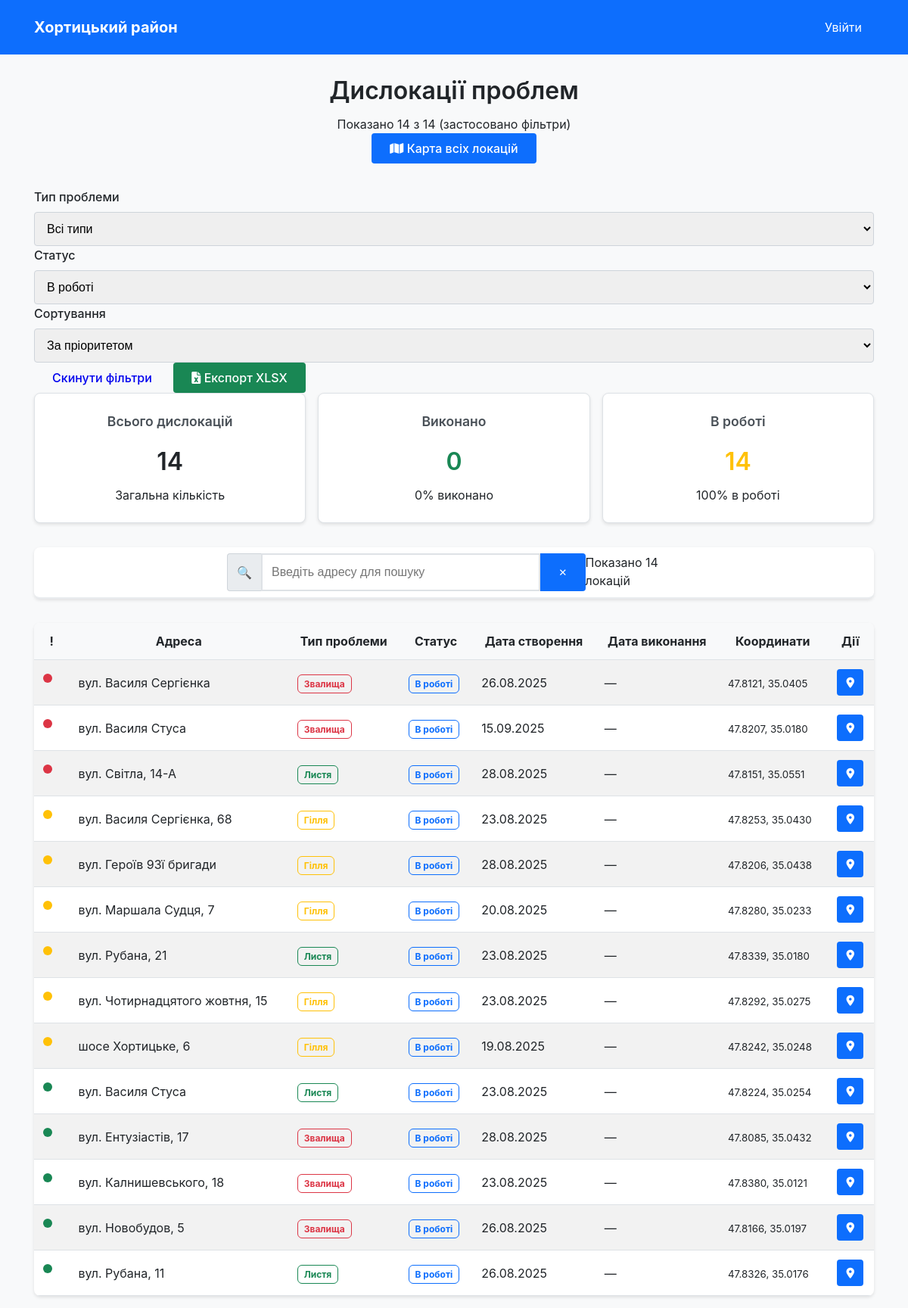
The page / on the database its author committed.
### models.py (models this page shows, shortened)
class Location(db.Model):
    id = db.Column(db.Integer, primary_key=True)
    address = db.Column(db.String(200), nullable=False)
    latitude = db.Column(db.Float, nullable=False)
    longitude = db.Column(db.Float, nullable=False)
    problem_type = db.Column(db.String(50), nullable=False)
    priority = db.Column(db.String(20), default='Середній')
    status = db.Column(db.String(20), default='in_progress')
    description = db.Column(db.Text)
    date_created = db.Column(db.DateTime, default=datetime.utcnow)
    date_completed = db.Column(db.DateTime)
    created_by = db.Column(db.Integer, db.ForeignKey('user.id'))
    def get_priority_order(self):
        priority_map = {'Високий': 1, 'Середній': 2, 'Низький': 3}
        return priority_map.get(self.priority, 2)

### app.py (the view)
@app.route('/')
def index():
    problem_type = request.args.get('problem_type', 'all')
    status = request.args.get('status', 'in_progress')
    priority = request.args.get('priority', 'all')
    sort_by = request.args.get('sort_by', 'priority')
    query = Location.query
    if problem_type != 'all':
        query = query.filter(Location.problem_type == problem_type)
    if status != 'all':
        query = query.filter(Location.status == status)
    locations = query.all()
    for location in locations:
        location.formatted_address = format_address(location.address)
    if sort_by == 'alphabet':
        locations.sort(key=lambda x: x.formatted_address)
    else:  # sort_by == 'priority'
        locations.sort(key=lambda x: (
            x.get_priority_order(), x.formatted_address))
    for location in locations:
        location.address = location.formatted_address
    total_count = len(locations)
    completed_count = len([l for l in locations if l.status == 'completed'])
    in_progress_count = len([l for l in locations if l.status == 'in_progress'])
    return render_template('index.html',
                           locations=locations,
                           current_problem_type=problem_type,
                           current_status=status,
                           current_priority=priority,
                           current_sort=sort_by,
                           total_count=total_count,
                           completed_count=completed_count,
                           in_progress_count=in_progress_count)

### app.py (called while the page is built)
def format_address(address):
    file_path = Path(__file__).parent / "static" / "street-names.json"
    with open(file_path, "r", encoding="utf-8") as f:
        addresses = json.load(f)
        for k, v in addresses.items():
            if address.startswith(k):
                return address.replace(k, v)
    return address

### templates/index.html (shortened to what this page needs)
{% extends "base.html" %}
{% block content %}
<div class="page-header">
    <div class="page-header__content">
        <div class="page-header__info">
            <h1 class="page-header__title">Дислокації проблем</h1>
            <p class="page-header__subtitle">
                Показано {{ locations|length }}
                {% if current_problem_type != 'all' or current_status != 'all' %}
                    з {{ total_count }} (застосовано фільтри)
                {% else %}
                    записів
                {% endif %}
            </p>
        </div>
        <div class="page-header__actions">
            <a href="{{ url_for('map_all') }}" class="button button--primary">
                <i class="fas fa-map"></i> Карта всіх локацій
            </a>
        </div>
    </div>
</div>
<div class="filter-section">
    <form method="GET" class="filter-section__form">
        <div class="filter-section__group">
            <label class="form__label">Тип проблеми</label>
            <select name="problem_type" class="form__select" onchange="this.form.submit()">
                <option value="all" {% if current_problem_type == 'all' %}selected{% endif %}>Всі типи</option>
            </select>
        </div>
        <div class="filter-section__group">
            <label class="form__label">Статус</label>
            <select name="status" class="form__select" onchange="this.form.submit()">
                <option value="in_progress" {% if current_status == 'in_progress' %}selected{% endif %}>В роботі</option>
            </select>
        </div>
        <div class="filter-section__group">
            <label class="form__label">Сортування</label>
            <select name="sort_by" class="form__select" onchange="this.form.submit()">
                <option value="priority" {% if current_sort == 'priority' %}selected{% endif %}>За пріоритетом</option>
            </select>
        </div>
        <div class="filter-section__actions">
            <a href="{{ url_for('index') }}" class="button button--secondary">Скинути фільтри</a>
            <a href="{{ url_for('export_excel', problem_type=current_problem_type, status=current_status) }}"
                class="button button--success">
                <i class="fas fa-file-excel"></i> Експорт XLSX
            </a>
        </div>
    </form>
</div>
<div class="stats-grid">
    <div class="stats-card">
        <div class="stats-card__title">
            {% if current_problem_type != 'all' %}
                {{ current_problem_type }}
            {% else %}
                Всього дислокацій
            {% endif %}
        </div>
        <div class="stats-card__value">{{ total_count }}</div>
        <p class="stats-card__description">
            {% if current_problem_type != 'all' %}
                Загальна кількість {{ current_problem_type.lower() }}
            {% else %}
                Загальна кількість
            {% endif %}
        </p>
    </div>
    <div class="stats-card">
        <div class="stats-card__title">Виконано</div>
        <div class="stats-card__value stats-card__value--success">{{ completed_count }}</div>
        <p class="stats-card__description">
            {% if total_count > 0 %}
                {{ "%.0f"|format((completed_count / total_count) * 100) }}% виконано
            {% else %}
                0% виконано
            {% endif %}
        </p>
    </div>
    <div class="stats-card">
        <div class="stats-card__title">В роботі</div>
        <div class="stats-card__value stats-card__value--warning">{{ in_progress_count }}</div>
        <p class="stats-card__description">
            {% if total_count > 0 %}
                {{ "%.0f"|format((in_progress_count / total_count) * 100) }}% в роботі
            {% else %}
                0% в роботі
            {% endif %}
        </p>
    </div>
</div>
{% if locations %}
<div class="search-section">
    <form class="search-section__form">
        <div class="search-section__input-group">
            <span class="search-section__addon">🔍</span>
            <input type="text"
                id="searchInput"
                class="search-section__input"
                placeholder="Введіть адресу для пошуку"
                autocomplete="off">
            <button class="search-section__button"
                    type="button"
                    id="clearSearch"
                    title="Очистити пошук">✕</button>
        </div>
        <div id="searchResults" class="search-section__info"></div>
    </form>
</div>
<div class="data-table-container">
    <table class="data-table">
        <thead>
            <tr class="data-table__header">
                <th class="data-table__cell">!</th>
                <th class="data-table__cell">Адреса</th>
                <th class="data-table__cell">Тип проблеми</th>
                <th class="data-table__cell">Статус</th>
                <th class="data-table__cell">Дата створення</th>
                <th class="data-table__cell">Дата виконання</th>
                <th class="data-table__cell">Координати</th>
                <th class="data-table__cell">Дії</th>
            </tr>
        </thead>
        <tbody>
            {% for location in locations %}
            <tr class="data-table__row" data-address="{{ location.address }}">
                <td class="data-table__cell">
                    {% if location.priority == 'Високий' %}
                        <span class="priority-indicator priority-indicator--high" title="Високий пріоритет">&nbsp;</span>
                    {% elif location.priority == 'Середній' %}
                        <span class="priority-indicator priority-indicator--medium" title="Середній пріоритет">&nbsp;</span>
                    {% else %}
                        <span class="priority-indicator priority-indicator--low" title="Низький пріоритет">&nbsp;</span>
                    {% endif %}
                </td>
                <td class="data-table__cell data-table__cell--left">{{ location.address }}</td>
                <td class="data-table__cell">
                    {% if location.problem_type == 'Гілля' %}
                        <span class="badge badge--branches">{{ location.problem_type }}</span>
                    {% elif location.problem_type == 'Листя' %}
                        <span class="badge badge--leaves">{{ location.problem_type }}</span>
                    {% elif location.problem_type == 'Звалища' %}
                        <span class="badge badge--dumps">{{ location.problem_type }}</span>
                    {% else %}
                        <span class="badge badge--default">{{ location.problem_type }}</span>
                    {% endif %}
                </td>
                <td class="data-table__cell">
                    {% if location.status == 'completed' %}
                        <span class="badge badge--completed">Виконано</span>
                    {% elif location.status == 'in_progress' %}
                        <span class="badge badge--in-progress">В роботі</span>
                    {% else %}
                        <span class="badge badge--default">В роботі</span>
                    {% endif %}
                </td>
                <td class="data-table__cell">{{ location.date_created.strftime('%d.%m.%Y') }}</td>
                <td class="data-table__cell">
                    {% if location.date_completed %}
                        <span class="data-table__success-text">{{ location.date_completed.strftime('%d.%m.%Y') }}</span>
                    {% else %}
                        <span class="data-table__muted-text">—</span>
                    {% endif %}
                </td>
                <td class="data-table__cell">
                    <small class="data-table__coordinates">
                        {{ "%.4f"|format(location.latitude) }}, {{ "%.4f"|format(location.longitude) }}
                    </small>
                </td>
                <td class="data-table__cell">
                    <div class="data-table__actions">
                        <a href="{{ url_for('location_map', location_id=location.id) }}"
                            class="button button--primary button--small button--square"
                            title="Переглянути на карті">
                            <i class="fas fa-map-marker-alt"></i>
                        </a>
                    </div>
                </td>
            </tr>
            {% endfor %}
        </tbody>
    </table>
</div>
{% endif %}
{% endblock %}

### templates/base.html (shortened to what this page needs)
<!DOCTYPE html>
<html lang="uk">
    <head>
        <link rel="stylesheet" href="https://cdnjs.cloudflare.com/ajax/libs/font-awesome/6.0.0/css/all.min.css">
        <link rel="stylesheet" href="{{ url_for('static', filename='css/style.css') }}">
    </head>
    <body>
        <nav class="navigation">
            <div class="layout">
                <div class="navigation__container">
                    <a class="navigation__brand" href="{{ url_for('index') }}">Хортицький район</a>
                    <div class="navigation__menu">
                        {% if current_user.is_authenticated %}
                        <span class="navigation__text">Привіт, {{ current_user.username }}!</span>
                        {% if current_user.is_admin() %}
                        <span class="alert alert--info">Адмін</span>
                        {% endif %}
                        <a class="navigation__link" href="{{ url_for('logout') }}">Вийти</a>
                        {% else %}
                        <a class="navigation__link" href="{{ url_for('login') }}">Увійти</a>
                        {% endif %}
                    </div>
                </div>
            </div>
        </nav>
        <div class="layout layout--with-top-margin">{% block content %}{% endblock %}</div>
    </body>
</html>

### static/css/variables.css (style rules this page uses)
:root { --body-bg: #f8f9fa; --cards-bg: #f8f9fa; --white: #ffffff; --white-grey: #dee2e6; --grey: #6c757d; --font-color: #212529; --font-color-light: #495057; --transparent-white: rgba(255, 255, 255, 0.1); --transparent-black: rgba(0, 0, 0, 0.1); --blue: #0d6efd; --light-blue-border: #e9ecef; --ff: "system-ui,-apple-system,"Segoe UI",Roboto,"Helvetica Neue",Arial,"Noto Sans","Liberation Sans",sans-serif,"Apple Color Emoji","Segoe UI Emoji","Segoe UI Symbol","Noto Color Emoji""; }

### rows shown on the page
Location: priority "Високий" (drawn), problem_type "Звалища", status "В роботі", date_created "26.08.2025", latitude "47.8121", longitude "35.0405"
Location: priority "Високий" (drawn), problem_type "Звалища", status "В роботі", date_created "15.09.2025", latitude "47.8207", longitude "35.0180"
Location: priority "Високий" (drawn), problem_type "Листя", status "В роботі", date_created "28.08.2025", latitude "47.8151", longitude "35.0551"
Location: priority "Середній" (drawn), problem_type "Гілля", status "В роботі", date_created "23.08.2025", latitude "47.8253", longitude "35.0430"
Location: priority "Середній" (drawn), problem_type "Гілля", status "В роботі", date_created "28.08.2025", latitude "47.8206", longitude "35.0438"
Location: priority "Середній" (drawn), problem_type "Гілля", status "В роботі", date_created "20.08.2025", latitude "47.8280", longitude "35.0233"
Location: priority "Середній" (drawn), problem_type "Листя", status "В роботі", date_created "23.08.2025", latitude "47.8339", longitude "35.0180"
Location: priority "Середній" (drawn), problem_type "Гілля", status "В роботі", date_created "23.08.2025", latitude "47.8292", longitude "35.0275"
Location: priority "Середній" (drawn), problem_type "Гілля", status "В роботі", date_created "19.08.2025", latitude "47.8242", longitude "35.0248"
Location: priority "Низький" (drawn), problem_type "Листя", status "В роботі", date_created "23.08.2025", latitude "47.8224", longitude "35.0254"
Location: priority "Низький" (drawn), problem_type "Звалища", status "В роботі", date_created "28.08.2025", latitude "47.8085", longitude "35.0432"
Location: priority "Низький" (drawn), problem_type "Звалища", status "В роботі", date_created "23.08.2025", latitude "47.8380", longitude "35.0121"
Location: priority "Низький" (drawn), problem_type "Звалища", status "В роботі", date_created "26.08.2025", latitude "47.8166", longitude "35.0197"
Location: priority "Низький" (drawn), problem_type "Листя", status "В роботі", date_created "26.08.2025", latitude "47.8326", longitude "35.0176"

### other values the page prints
{{ locations|length }} "14"
{{ total_count }} "14"
{{ completed_count }} "0"
{{ "%.0f"|format((completed_count / total_count) * 100) }} "0"
{{ in_progress_count }} "14"
{{ "%.0f"|format((in_progress_count / total_count) * 100) }} "100"
